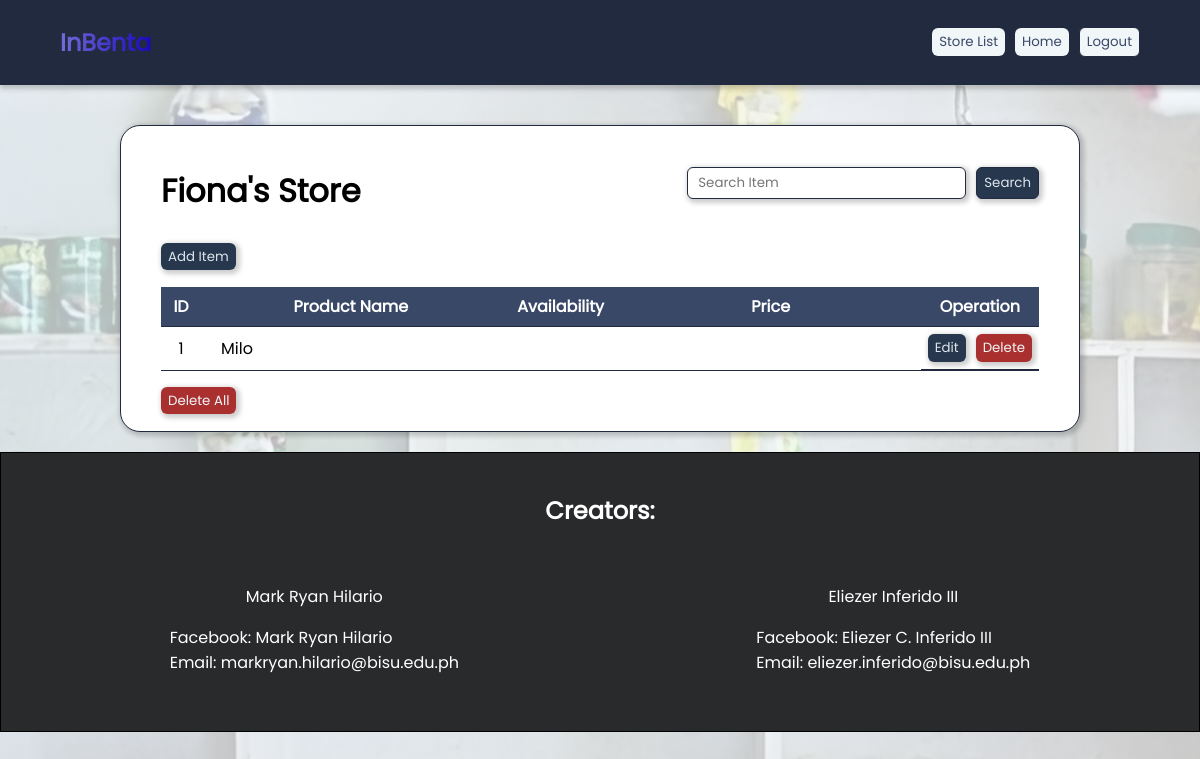
/home.php (signed in), run on the app's committed database.
### tables this page shows
CREATE TABLE `inbenta_users` (
  `id` int(11) NOT NULL,
  `store_name` varchar(50) NOT NULL,
  `username` varchar(25) NOT NULL,
  `email` varchar(50) NOT NULL,
  `password` char(255) NOT NULL,
  `reg_date` date NOT NULL
);

CREATE TABLE `inventory_fionayoung` (
  `id` int(11) NOT NULL,
  `product_name` varchar(50) DEFAULT NULL,
  `is_available` varchar(14) DEFAULT NULL,
  `product_price_per_piece` decimal(6,2) DEFAULT NULL,
  `per_piece` varchar(12) DEFAULT NULL,
  `product_price_per_dozen` decimal(6,2) DEFAULT NULL,
  `per_dozen` varchar(12) DEFAULT NULL,
  `product_price_per_box` decimal(6,2) DEFAULT NULL,
  `per_box` varchar(12) DEFAULT NULL,
  `date_added` datetime DEFAULT current_timestamp()
);

### home.php (the view, shortened to what this page needs)
<?php
include('header.php');
include('database.php');
$username = $_SESSION['logged-in'];
$sql = "SELECT * FROM inbenta_users WHERE username = '$username'";
$row = mysqli_fetch_assoc(mysqli_query($conn, $sql));
?>
<!DOCTYPE html>
<html lang="en">
<head>
    <link rel="stylesheet" href="style.css">
</head>
<body>
    <main class="shadow">
        <div class="search_container">
            <h1><?php echo $row['store_name']; ?></h1>
            <form method="GET">
                <input class="shadow hover" type="search" name="search_item" placeholder="Search Item">
                <input class="hover shadow btn_primary" type="submit" name="search" value="Search">
            </form>
        </div>
        <a class="shadow hover btn_primary" href="add_item.php">Add Item</a>
        <div class="table_container ">
            <table>
                <thead>
                    <tr>
                        <th style="width: 40px;">ID</th>
                        <th>Product Name</th>
                        <th style="width: 120px">Availability</th>
                        <th colspan="3" style="width: 120px">Price</th>
                        <th style="width: 100px">Operation</th>
                    </tr>
                </thead>
                <tbody>
                    <?php
                    if (isset($_GET['search'])) {
                        $search_item = $_GET['search_item'];
                        $result = mysqli_query($conn, "SELECT * FROM inventory_$username WHERE product_name LIKE '%$search_item%'; ");
                    } else {
                        $result = mysqli_query($conn, "SELECT * FROM inventory_$username");
                    }
                    if (mysqli_num_rows($result) > 0) {
                        while ($row = mysqli_fetch_assoc($result)) {
                    ?>
                            <tr>
                                <td style="text-align:center"><?php echo $row['id'] ?></td>
                                <td style="padding-left: 20px;"><?php echo $row['product_name'] ?></td>
                                <td style="text-align: center;"><?php echo $row['product_availability'] ?></td>
                                <td style="text-align:center; width: 100px"><?php echo $row['product_price_1'] . $row['product_price_1_per'] ?></td>
                                <td style="text-align:center;width: 100px"><?php echo $row['product_price_2'] . $row['product_price_2_per'] ?></td>
                                <td style="text-align:center;width: 100px"><?php echo $row['product_price_3'] . $row['product_price_3_per'] ?></td>
                                <td class="operation">
                                    <a class="shadow hover btn_primary" href="edit_item.php?id=<?php echo $row['id'] ?>">Edit</a>
                                    <a class="shadow hover btn_danger" href="delete_item.php?id=<?php echo $row['id'] ?>">Delete</a>
                                </td>
                            </tr>
                    <?php
                        }
                    }
                    else { $empty = "<h1 style='text-align: center'>No items found.</h1>"; }
                    ?>
                </tbody>
            </table>
        </div>
        <a class="shadow hover btn_danger" href="delete_all.php">Delete All</a>
    </main>
</body>
</html>

### style.css (style rules this page uses)
* { font-family: Poppins; box-sizing: border-box; }
body { background:linear-gradient(rgba(241, 246, 249, 0.75), rgba(241, 246, 249, 0.75)),url("img/background.jpeg") no-repeat center center ; margin: 0; background-color: #F1F6F9; padding: 0; }
.search_container { display: flex; align-items:center; justify-content: space-between; margin-bottom: 10px; }
.search_container form { display: flex; gap: 10px; }
input, select { border: 1px solid #212A3E; border-radius: 6px; text-decoration: none; padding: 5px 10px; }
main { background-color: white; border-radius: 20px; border: 1px solid #212A3E; width: 80%; margin: auto; padding: 20px 40px; }
.table_container { overflow-x: auto; }
table, th, td { border-bottom: 1px solid #212A3E; border-collapse: collapse; padding: 7px; margin: auto; margin-top: 20px; margin-bottom: 20px; }
th { background-color: #394867; color: white; }
table { width: 100%; }
.operation { margin: 0; gap: 10px; display: flex; }
tr a { color: black; }
footer { border: 1px solid black; text-align: center; padding: 20px; margin-top: 20px; background-color:rgb(41, 42, 44); color: white; }
footer .creator_container { width: fit-content; padding: 20px; margin: auto; }
footer ul { list-style-type: none; text-align: left; margin-left: -40px; }
footer .container { display: flex; justify-content: space-evenly; }
footer a { text-decoration: none; color: white; }
.hover { transition: transform 0.1s ease-in-out; }
.btn_primary { background-color: #27374D; color: #DDE6ED; text-decoration: none; padding: 4px 7px; border-radius: 6px; text-align: center; font-size:smaller; }
.btn_danger { background-color: rgb(170, 48, 48); text-decoration: none; text-align: center; font-size:smaller; color: #F1F6F9; padding: 4px 7px; border-radius: 6px; }
.shadow { box-shadow: 2px 2px 5px 2px rgba(0,0,0,0.2); }

### data on the page
inbenta_users: store_name "Fiona's Store"
inventory_fionayoung: id "1", product_name "Milo"
